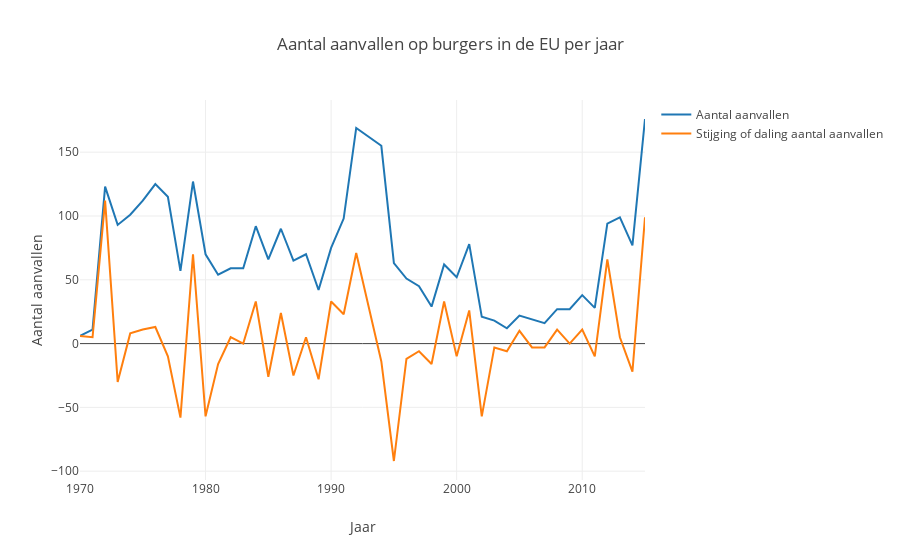

The cell this chart's notebook holds for it:
### Markdown cell above
De gegevens zijn afkomstig uit de database The Global Terrorism Database (GTD). Dit is een open-source database en bevat zowel binnenlandse als internationale terroristische aanvallen tussen 1970 en 2017. De database bevat nu al meer dan 180,000 incidenten.

### Code cell
"""
Line chart containing number of attacks on civilians in the EU, displayed by year
"""

attacks_citizens = dict()

for item in df.index: 
    # check if country is in EU
    if df.loc[item]['iyear'] <= 2015 and df.loc[item]['country_txt'] in eu:
        # check if target of attack is citizen
        if 'Citizens' in df.loc[item]['targtype1_txt']:
            # add attack to dictionary
            if df.loc[item]['iyear'] in attacks_citizens:
                attacks_citizens[df.loc[item]['iyear']] += 1
            else:
                attacks_citizens[df.loc[item]['iyear']] = 1
                
trace1 = go.Scatter(
    x = list(attacks_citizens.keys()),
    y = list(attacks_citizens.values()),
    mode = 'lines',
    name = 'Aantal aanvallen'
)

# maak informatie voor de afgeleide
old_y = 0
afgeleide = []
for amount in list(attacks_citizens.values()):
    rc = amount - old_y
    afgeleide.append(rc)
    old_y = amount

trace2 = go.Scatter(
    x = list(attacks_citizens.keys()),
    y = afgeleide,
    mode = 'lines',
    name = 'Stijging of daling aantal aanvallen'

)    
    
    
layout = go.Layout(
    xaxis=go.layout.XAxis(
        title = 'Jaar'
    ),
    yaxis = go.layout.YAxis(
        title = 'Aantal aanvallen'
    ),
    title = 'Aantal aanvallen op burgers in de EU per jaar'
)

data = [trace1, trace2]

citizens = go.Figure(data = data, layout = layout)

iplot(citizens)

### Figure 1 — Plotly figure (JSON) as saved in the notebook; plotly's stock layout.template omitted (floating-point values rounded to 4 significant figures)
{"data": [{"mode": "lines", "name": "Aantal aanvallen", "type": "scatter", "uid": "ce368769-f1b8-4875-9749-16184ea67a69", "x": [1970, 1971, 1972, 1973, 1974, 1975, 1976, 1977, 1978, 1979, 1980, 1981, 1982, 1983, 1984, 1985, 1986, 1987, 1988, 1989, 1990, 1991, 1992, 1994, 1995, 1996, 1997, 1998, 1999, 2000, 2001, 2002, 2003, 2004, 2005, 2006, 2007, 2008, 2009, 2010, 2011, 2012, 2013, 2014, 2015], "y": [6, 11, 123, 93, 101, 112, 125, 115, 57, 127, 70, 54, 59, 59, 92, 66, 90, 65, 70, 42, 75, 98, 169, 155, 63, 51, 45, 29, 62, 52, 78, 21, 18, 12, 22, 19, 16, 27, 27, 38, 28, 94, 99, 77, 176]}, {"mode": "lines", "name": "Stijging of daling aantal aanvallen", "type": "scatter", "uid": "cecce1d3-bca1-44a7-90d8-9ecf56186418", "x": [1970, 1971, 1972, 1973, 1974, 1975, 1976, 1977, 1978, 1979, 1980, 1981, 1982, 1983, 1984, 1985, 1986, 1987, 1988, 1989, 1990, 1991, 1992, 1994, 1995, 1996, 1997, 1998, 1999, 2000, 2001, 2002, 2003, 2004, 2005, 2006, 2007, 2008, 2009, 2010, 2011, 2012, 2013, 2014, 2015], "y": [6, 5, 112, -30, 8, 11, 13, -10, -58, 70, -57, -16, 5, 0, 33, -26, 24, -25, 5, -28, 33, 23, 71, -14, -92, -12, -6, -16, 33, -10, 26, -57, -3, -6, 10, -3, -3, 11, 0, 11, -10, 66, 5, -22, 99]}], "layout": {"title": {"text": "Aantal aanvallen op burgers in de EU per jaar"}, "xaxis": {"title": {"text": "Jaar"}}, "yaxis": {"title": {"text": "Aantal aanvallen"}}}}
